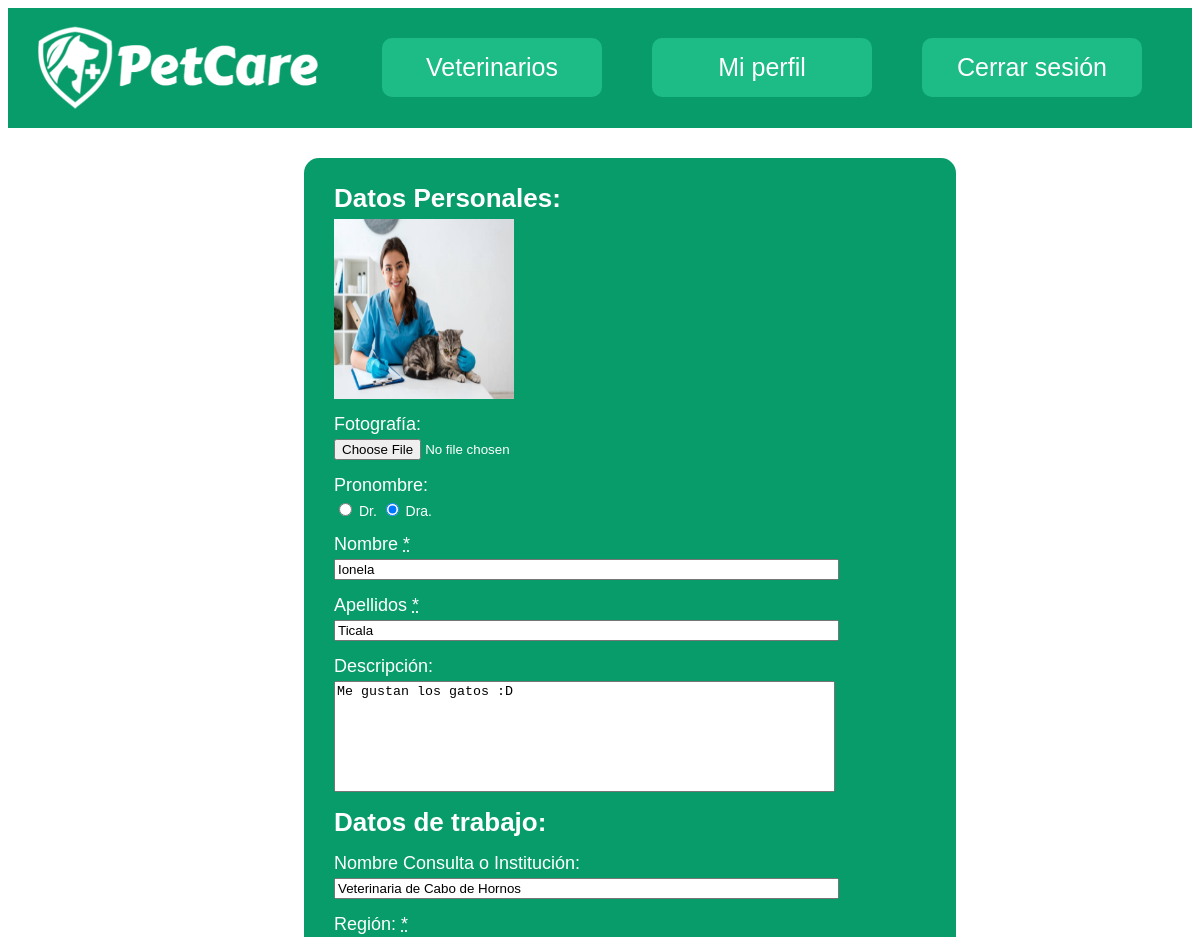
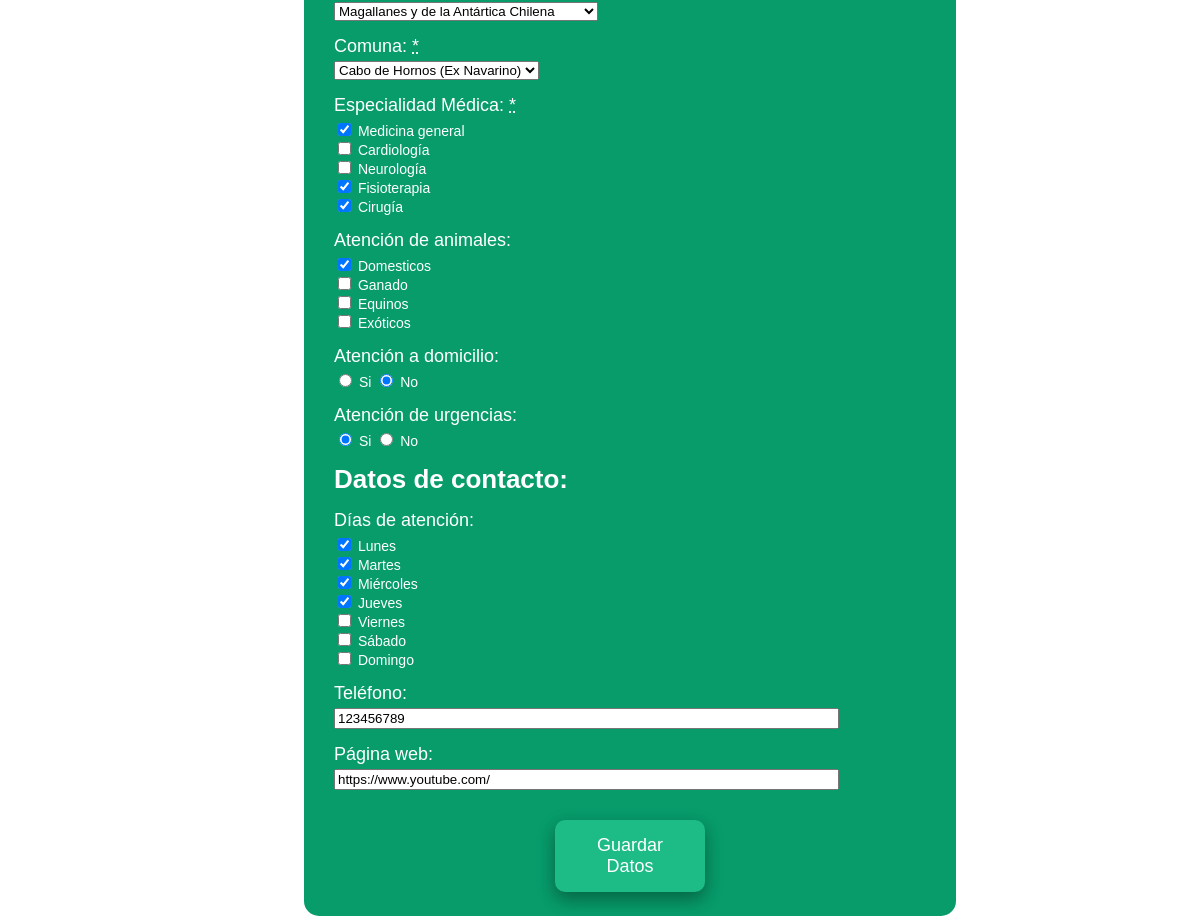
Screenshot of /editarperfil (signed in) with the database file from the repository (2 pictures, top to bottom).
### gestionVeterinarios/models.py (models this page shows, shortened)
class Veterinario(models.Model):
    pronombres_posibles = [('Dr.', 'Dr.'), ('Dra.','Dra.')]
    nombre = models.CharField(max_length=30)
    apellido = models.CharField(max_length=60)
    pronombre = models.CharField(max_length=5,choices=pronombres_posibles)
    descripcion = models.CharField(max_length=500, blank=True)
    foto = models.ImageField(upload_to='fotos', blank=True, null=True)
    nombre_consulta = models.CharField(max_length=80, blank=True)
    region = models.CharField(max_length=80)
    comuna = models.CharField(max_length=80)
    especialidad = models.CharField(max_length=80)
    animales = models.CharField(max_length=80)
    visitas_a_domicilio = models.BooleanField()
    urgencias = models.BooleanField()
    horario_atencion = models.CharField(max_length=300)
    telefono = models.IntegerField(blank=True, null=True)
    email = models.EmailField()
    pagina_web = models.CharField(max_length=150, blank=True)

### gestionVeterinarios/views.py (the view, shortened to what this page needs)
# urls.py: path('editarperfil', views.editarPerfil, name="edit_vet"),
def editarPerfil(request):
    if request.method == "GET":
        if request.user.is_authenticated:
            veterinario = request.user.veterinario
            region = reg[veterinario.region]
            horario = veterinario.horario_atencion
            dias = horario.split(';')
            stringAnimales = veterinario.animales
            animales = stringAnimales.split(';')
            evaluaciones = Reseña.objects.filter(id_veterinario_id=veterinario.id)
            prom_evaluacion = Reseña.objects.raw('''
            SELECT id, AVG(evaluacion) as prom
            FROM gestionVeterinarios_reseña
            WHERE id_veterinario_id = %s
            ''' % veterinario.id)
            return render(request, "gestionVeterinarios/editarPerfil.html", {"veterinario":veterinario, "evaluaciones":evaluaciones, "prom_evaluacion": prom_evaluacion, "dias": dias, "animales":animales, "region":region})
        else:
            return HttpResponseRedirect('../ingresoVeterinarios')

### gestionVeterinarios/templates/gestionVeterinarios/editarPerfil.html (shortened to what this page needs)
<html>
<head>
    {% load static %}
</head>
<body>
    {% include  "gestionVeterinarios/barra.html" %}
    {% load static %}
<div class="caja">
    <form method="POST" enctype="multipart/form-data">
        <div>
            <div class="seccion">Datos Personales:</div>
            {% if veterinario.foto%}
            <img id="foto_actual" src="{{ veterinario.foto.url }}" width="180" height="180">
            {% else %}
            <img id="foto_actual" src="{% static 'gestionVeterinarios/imagen1.png' %}" width="180" height="180">
            {% endif %}
            <div class="entrada">
                <div class="etiqueta">Fotografía:</div>
                <input type="file" id="foto" name="foto" onchange="document.getElementById('foto_actual').src = window.URL.createObjectURL(this.files[0])" accept="image/*">
            </div>
            <div class="entrada">
                <div class="etiqueta">Pronombre:</div>
                {% if veterinario.pronombre == 'Dr.'%}
                <input type="radio" id="doctor" name="pronombre" value="Dr." checked>
                <label for="doctor"> Dr. </label>
                <input type="radio" id="doctora" name="pronombre" value="Dra.">
                {% else %}
                <input type="radio" id="doctor" name="pronombre" value="Dr.">
                <label for="doctor"> Dr. </label>
                <input type="radio" id="doctora" name="pronombre" value="Dra."checked>
                {% endif %}
                <label for="doctora"> Dra.</label>
            </div>
            <div class="entrada">
                <div class="etiqueta">Nombre <abbr title="Este campo es obligatorio">*</abbr></div>
                <input value="{{veterinario.nombre}}" type="text" id="nombre" name="nombre" size="60" maxlength="250" required>
            </div>
            <div class="entrada">
                <div class="etiqueta">Apellidos <abbr title="Este campo es obligatorio">*</abbr></div>
                <input value="{{veterinario.apellido}}" type="text" id="apellidos" name="apellidos" size="60" maxlength="250" required>
            </div>
            <div class="entrada">
                <div class="etiqueta">Descripción:</div>
                {% if veterinario.descripcion %}
                <textarea id="descripción" name="descripcion" cols="60" rows="7" style="resize: none;">{{veterinario.descripcion}}</textarea>
                {% else %}
                <textarea id="descripción" name="descripcion" cols="60" rows="7" style="resize: none;"></textarea>
                {% endif %}
            </div>
        </div>
        <div>
            <div class="seccion">Datos de trabajo:</div>
            <div class="entrada">
                <div class="etiqueta">Nombre Consulta o Institución:</div>
                {% if veterinario.nombre_consulta %}
                <input value="{{veterinario.nombre_consulta}}" type="text" id="nombre_consulta" name="nombre_consulta" size="60" maxlength="250">
                {% else %}
                <input type="text" id="nombre_consulta" name="nombre_consulta" size="60" maxlength="250">
                {% endif %}
            </div>
            <div class="entrada">
                <div class="etiqueta">Región: <abbr title="Este campo es obligatorio">*</abbr></div>
                <select id="region" name="region" onchange="getRegion(this, regiones)" required>
                    {% if veterinario.region == "XII" %}
                    <option selected value="XII">Magallanes y de la Antártica Chilena</option>
                    {% else %}
                    <option value="XII">Magallanes y de la Antártica Chilena</option>
                    {% endif %}
                </select>
            </div>
            <div class="entrada">
                <div class="etiqueta">Comuna: <abbr title="Este campo es obligatorio">*</abbr></div>
                <select id="comuna" name="comuna" required>
                    <option value="{{veterinario.comuna}}" selected="selected">{{veterinario.comuna}}</option>
                </select>
            </div>
            <div class="entrada">
                <div class="etiqueta">Especialidad Médica: <abbr title="Este campo es obligatorio">*</abbr></div>
                {% if 'Medicina general' in veterinario.especialidad %}
                <input type="checkbox" id="medicina_general" name="especialidad" value="Medicina general" checked>
                {% else %}
                <input type="checkbox" id="medicina_general" name="especialidad" value="Medicina general">
                {% endif %}
                <label for="medicina_general"> Medicina general</label><br>
                {% if 'Cardiología' in veterinario.especialidad %}
                <input type="checkbox" id="cardiologia" name="especialidad" value="Cardiología" checked>
                {% else %}
                <input type="checkbox" id="cardiologia" name="especialidad" value="Cardiología">
                {% endif %}
                <label for="cardiologia"> Cardiología</label><br>
                {% if 'Neurología' in veterinario.especialidad %}
                <input type="checkbox" id="neurologia" name="especialidad" value="Neurología" checked>
                {% else %}
                <input type="checkbox" id="neurologia" name="especialidad" value="Neurología">
                {% endif %}
                <label for="neurologia"> Neurología</label><br>
                {% if 'Fisioterapia' in veterinario.especialidad %}
                <input type="checkbox" id="fisioterapia" name="especialidad" value="Fisioterapia" checked>
                {% else %}
                <input type="checkbox" id="fisioterapia" name="especialidad" value="Fisioterapia">
                {% endif %}
                <label for="fisioterapia"> Fisioterapia</label><br>
                {% if 'Cirugía' in veterinario.especialidad %}
                <input type="checkbox" id="cirugia" name="especialidad" value="Cirugía" checked>
                {% else %}
                <input type="checkbox" id="cirugia" name="especialidad" value="Cirugía">
                {% endif %}
                <label for="cirugia"> Cirugía</label><br>
            </div>
            <div class="entrada">
                <div class="etiqueta">Atención de animales:</div>
                {% if 'Domesticos' in veterinario.animales %}
                <input type="checkbox" id="domesticos" name="animales" value="Domesticos" checked>
                {% else %}
                <input type="checkbox" id="domesticos" name="animales" value="Domesticos">
                {% endif %}
                <label for="domesticos"> Domesticos</label><br>
                {% if 'Ganado' in veterinario.animales %}
                <input type="checkbox" id="ganado" name="animales" value="Ganado" checked>
                {% else %}
                <input type="checkbox" id="ganado" name="animales" value="Ganado">
                {% endif %}
                <label for="ganado"> Ganado</label><br>
                {% if 'Equinos' in veterinario.animales %}
                <input type="checkbox" id="equinos" name="animales" value="Equinos" checked>
                {% else %}
                <input type="checkbox" id="equinos" name="animales" value="Equinos">
                {% endif %}
                <label for="equinos"> Equinos</label><br>
                {% if 'Exoticos' in veterinario.animales %}
                <input type="checkbox" id="exoticos" name="animales" value="Exoticos" checked>
                {% else %}
                <input type="checkbox" id="exoticos" name="animales" value="Exoticos">
                {% endif %}
                <label for="exoticos"> Exóticos</label><br>
            </div>
            <div class="entrada">
                <div class="etiqueta">Atención a domicilio:</div>
                {% if veterinario.visitas_a_domicilio%}
                <input type="radio" id="si_domicilio" name="visitas_a_domicilio" value="si" checked>
                <label for="si_domicilio">Si</label>
                <input type="radio" id="no_domicilio" name="visitas_a_domicilio" value="no">
                {% else %}
                <input type="radio" id="si_domicilio" name="visitas_a_domicilio" value="si">
                <label for="si_domicilio">Si</label>
                <input type="radio" id="no_domicilio" name="visitas_a_domicilio" value="no"checked>
                {% endif %}
                <label for="no_domicilio">No</label>
            </div>
            <div class="entrada">
                <div class="etiqueta">Atención de urgencias:</div>
                {% if veterinario.urgencias%}
                <input type="radio" id="si_urgencias" name="urgencias" value="si" checked>
                <label for="si_urgencias">Si</label>
                <input type="radio" id="no_urgencias" name="urgencias" value="no">
                {% else %}
                <input type="radio" id="si_urgencias" name="urgencias" value="si">
                <label for="si_urgencias">Si</label>
                <input type="radio" id="no_urgencias" name="urgencias" value="no" checked>
                {% endif %}
                <label for="no_urgencias">No</label>
            </div>
        </div>
        <div>
            <div class="seccion">Datos de contacto:</div>
            <div class="entrada">
                <div class="etiqueta">Días de atención:</div>
                {% if 'Lunes' in veterinario.horario_atencion %}
                <input type="checkbox" id="lunes" name="horario_atencion" value="Lunes" checked>
                {% else %}
                <input type="checkbox" id="lunes" name="horario_atencion" value="Lunes">
                {% endif %}
                <label for="lunes"> Lunes</label><br>
                {% if 'Martes' in veterinario.horario_atencion %}
                <input type="checkbox" id="martes" name="horario_atencion" value="Martes" checked>
                {% else %}
                <input type="checkbox" id="martes" name="horario_atencion" value="Martes">
                {% endif %}
                <label for="martes"> Martes</label><br>
                {% if 'Miercoles' in veterinario.horario_atencion %}
                <input type="checkbox" id="miercoles" name="horario_atencion" value="Miercoles" checked>
                {% else %}
                <input type="checkbox" id="miercoles" name="horario_atencion" value="Miercoles">
                {% endif %}
                <label for="miercoles"> Miércoles</label><br>
                {% if 'Jueves' in veterinario.horario_atencion %}
                <input type="checkbox" id="jueves" name="horario_atencion" value="Jueves" checked>
                {% else %}
                <input type="checkbox" id="jueves" name="horario_atencion" value="Jueves">
                {% endif %}
                <label for="jueves"> Jueves</label><br>
                {% if 'Viernes' in veterinario.horario_atencion %}
                <input type="checkbox" id="viernes" name="horario_atencion" value="Viernes" checked>
                {% else %}
                <input type="checkbox" id="viernes" name="horario_atencion" value="Viernes">
                {% endif %}
                <label for="viernes"> Viernes</label><br>
                {% if 'Sabado' in veterinario.horario_atencion %}
                <input type="checkbox" id="sabado" name="horario_atencion" value="Sabado" checked>
                {% else %}
                <input type="checkbox" id="sabado" name="horario_atencion" value="Sabado">
                {% endif %}
                <label for="sabado"> Sábado</label><br>
                {% if 'Domingo' in veterinario.horario_atencion %}
                <input type="checkbox" id="domingo" name="horario_atencion" value="Domingo" checked>
                {% else %}
                <input type="checkbox" id="domingo" name="horario_atencion" value="Domingo">
                {% endif %}
                <label for="domingo"> Domingo</label><br>
            </div>
            <div class="entrada">
                <div class="etiqueta">Teléfono:</div>
                {% if veterinario.telefono %}
                <input value={{veterinario.telefono}} type="tel" id="telefono" name="telefono" pattern="[0-9]{9}" size="60">
                {% else %}
                <input type="tel" id="telefono" name="telefono" pattern="[0-9]{9}" size="60">
                {% endif %}
            </div>
            <div class="entrada">
                <div class="etiqueta">Página web:</div>
                {% if veterinario.pagina_web %}
                <input value={{veterinario.pagina_web}} type="url" id="pagina_web" name="pagina_web" size="60">
                {% else %}
                <input type="url" id="pagina_web" name="pagina_web" size="60">
                {% endif %}
            </div>
        </div>
        <div class="botonRegistro">
            <button type="submit" class="registro">Guardar Datos</button>
        </div>
    </form>
</div>
</body>
</html>

### gestionVeterinarios/templates/gestionVeterinarios/editarPerfil.html (style rules this page uses)
.caja { background-color: #089c6b; border-radius: 15px; margin-left: 25%; margin-right: 10px; padding-top: 10px; padding-bottom: 10px; padding-right: 30px; padding-left: 30px; margin-top: 30px; margin-bottom: 20px; color: white; font-family: sans-serif; font-size: 14; width: 50%; }
.seccion { font-family: sans-serif; font-size: 26; margin-top: 15px; margin-bottom: 5px; font-weight: bold; }
.etiqueta { font-family: sans-serif; font-size: 18; margin-top: 4px; margin-bottom: 4px; }
.registro { cursor: pointer; border-radius: 10px; padding: 15px 20px; background-color: rgb(29, 187, 134); box-shadow: 0 8px 16px 0 rgba(0,0,0,0.2), 0 6px 20px 0 rgba(0,0,0,0.19); border: none; color: white; font-size: 16px; transition-duration: 0.4s; width: 150px; font-size: 18; font-weight: 60; font-family: sans-serif; display: inline; margin-top: 15px; }
.botonRegistro { text-align: center; }
.entrada { margin-top: 15px; margin-bottom: 15px; }

### rows the page displays
Veterinario: foto (picture), nombre "Ionela", apellidos "Ticala", descripcion "Me gustan los gatos :D", nombre_consulta "Veterinaria de Cabo de Hornos", region "Magallanes y de la Antártica Chilena", comuna "Cabo de Hornos (Ex Navarino)", telefono "123456789", pagina_web "https://www.youtube.com/"
